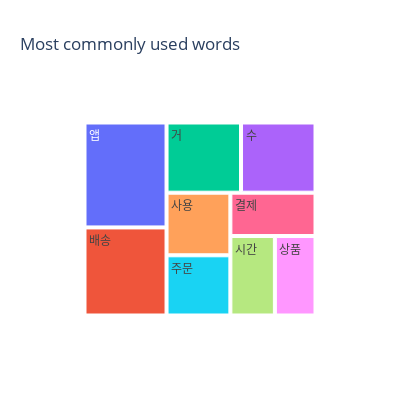

The notebook cell this image was saved under:
### Code cell
import plotly.express as px

px.treemap(common_review, 
           path=['Word'], values='count',
           title='Most commonly used words',
          width=400, height=400)

### Figure 1 — Plotly figure (JSON) as saved in the notebook; plotly's stock layout.template omitted (floating-point values rounded to 4 significant figures)
{"data": [{"branchvalues": "total", "domain": {"x": [0, 1], "y": [0, 1]}, "hovertemplate": "labels=%{label}<br>count=%{value}<br>parent=%{parent}<br>id=%{id}<extra></extra>", "ids": ["", "거", "결제", "배송", "사용", "상품", "수", "시간", "앱", "주문"], "labels": ["", "거", "결제", "배송", "사용", "상품", "수", "시간", "앱", "주문"], "name": "", "parents": ["", "", "", "", "", "", "", "", "", ""], "type": "treemap", "values": [97, 34, 24, 47, 26, 21, 34, 23, 56, 25]}], "layout": {"height": 400, "legend": {"tracegroupgap": 0}, "title": {"text": "Most commonly used words"}, "width": 400}}
